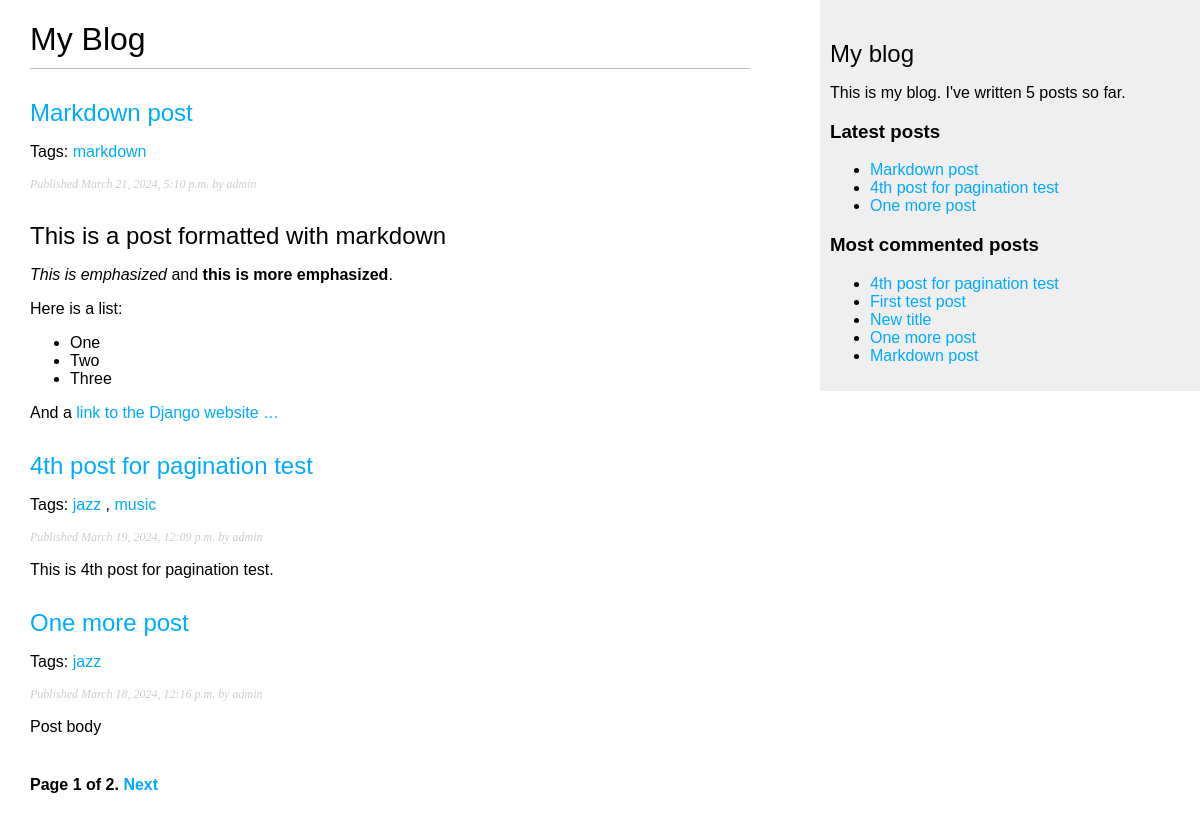
Screenshot of /blog/ with the database file from the repository.
### blog/models.py (models this page shows, shortened)
class Post(models.Model):
    class Status(models.TextChoices):
        DRAFT = 'DF', 'DRAFT'
        PUBLISHED = 'PB', 'Published'
    title = models.CharField(max_length=250)
    slug = models.SlugField(max_length=250, unique_for_date='publish')
    author = models.ForeignKey(User,
                               on_delete=models.CASCADE,
                               related_name='blog_posts')
    body = models.TextField()
    publish = models.DateTimeField(default=timezone.now)
    created = models.DateTimeField(auto_now_add=True)
    updated = models.DateTimeField(auto_now=True)
    status = models.CharField(max_length=2,
                              choices=Status.choices,
                              default=Status.DRAFT)
    objects = models.Manager() #менеджер, применяемый по умолчанию
    published = PublishedManager() #конкретно-прикладной менеджер
    tags = TaggableManager()
    class Meta:
        ordering = ['-publish']
        indexes = [
            models.Index(fields=['-publish']),
        ]
    def get_absolute_url(self):
        return reverse("blog:post_detail", args=[self.publish.year,
                                                 self.publish.month,
                                                 self.publish.day,
                                                 self.slug])

### blog/views.py (the view)
# urls.py: path('', views.post_list, name='post_list'),
def post_list(request, tag_slug=None):
    post_list = Post.published.all()
    tag = None
    if tag_slug:
        tag = get_object_or_404(Tag, slug=tag_slug)
        post_list = post_list.filter(tags__in=[tag])
    paginator = Paginator(post_list, 3)
    page_number = request.GET.get('page', 1)
    try:
        posts = paginator.page(page_number)
    except PageNotAnInteger:
        posts = paginator.page(1)
    except EmptyPage:
        posts = paginator.page(paginator.num_pages)
    return render(request, 'blog/post/list.html', {'posts': posts,
                                                   'tag': tag})

### blog/models.py (called while the page is built)
    def get_queryset(self):
        return super().get_queryset().filter(status=Post.Status.PUBLISHED)

### blog/templatetags/blog_tags.py (called while the page is built)
@register.simple_tag
def total_posts():
    return Post.published.count()

@register.inclusion_tag('blog/post/latest_posts.html')
def show_latest_posts(count=5):
    latest_posts = Post.published.order_by('-publish')[:count]
    return {'latest_posts': latest_posts}

@register.simple_tag
def get_most_commented_posts(count=5):
    return Post.published.annotate(
        total_comments=Count('comments')
    ).order_by('-total_comments')[:count]

@register.filter(name='markdown')
def markdown_format(text):
    return mark_safe(markdown.markdown(text))

### blog/templates/blog/post/list.html (shortened to what this page needs)
{% extends 'blog/base.html' %}
{% load blog_tags %}
{% block content %}
    <h1>My Blog</h1>
    {% for post in posts %}
        <h2>
            <a href="{{ post.get_absolute_url }}">
                {{ post.title }}
            </a>
        </h2>
        <p class="tags">
            Tags:
            {% for tag in post.tags.all %}
                <a href='{% url "blog:post_list_by_tag" tag.slug %}'>
                    {{ tag.name }}
                </a>
                {% if not forloop.last %}, {% endif %}
            {% endfor %}
        </p>
        <p class="date">
            Published {{ post.publish }} by {{ post.author }}
        </p>
        {{ post.body|markdown|truncatewords_html:30}}
    {% endfor %}
    {% include "pagination.html" with page=posts %}
{% endblock %}

### blog/templates/blog/base.html (shortened to what this page needs)
{% load blog_tags %}
{% load static %}
<!DOCTYPE html>
<html>
<head>
    <link href="{% static 'css/blog.css' %}" rel="stylesheet">
</head>
<body>
    <div id="content">
        {% block content %}
        {% endblock %}
    </div>
    <div id="sidebar">
        <h2>My blog</h2>
        <p>This is my blog.
            I've written {% total_posts %} posts so far.
        </p>
        <h3>Latest posts</h3>
        {% show_latest_posts 3 %}
        <h3>Most commented posts</h3>
        {% get_most_commented_posts as most_commented_posts %}
        <ul>
            {% for post in most_commented_posts %}
                <li>
                    <a href='{{ post.get_absolute_url }}'>{{ post.title }}</a>
                </li>
            {% endfor %}
        </ul>
    </div>
</body>
</html>

### blog/templates/blog/post/latest_posts.html
<ul>
    {% for post in latest_posts %}
        <li>
            <a href='{{ post.get_absolute_url }}'>{{ post.title }}</a>
        </li>
    {% endfor %}
</ul>

### blog/static/css/blog.css (style rules this page uses)
body { margin:0; padding:0; font-family:helvetica, sans-serif; }
a { color:#00abff; text-decoration:none; }
h1 { font-weight:normal; border-bottom:1px solid #bbb; padding:0 0 10px 0; }
h2 { font-weight:normal; margin:30px 0 0; }
#content { float:left; width:60%; padding:0 0 0 30px; }
#sidebar { float:right; width:30%; padding:10px; background:#efefef; height:100%; }
p.date { color:#ccc; font-family: georgia, serif; font-size: 12px; font-style: italic; }

### rows the page displays
Post: title "Markdown post", publish "March 21, 2024, 5:10 p.m.", author "admin", body "This is a post formatted with markdown This is emphasized and this is more emphasized . Here is a list: One Two Three And a link to the Django website …"
Tag: name "markdown"
Post: title "4th post for pagination test", publish "March 19, 2024, 12:09 p.m.", author "admin", body "This is 4th post for pagination test."
Tag: name "jazz"
Tag: name "music"
Post: title "One more post", publish "March 18, 2024, 12:16 p.m.", author "admin", body "Post body"
Post: title "First test post"
Post: title "New title"

### other values shown
{{ page.number }} "1"
{{ page.paginator.num_pages }} "2"
